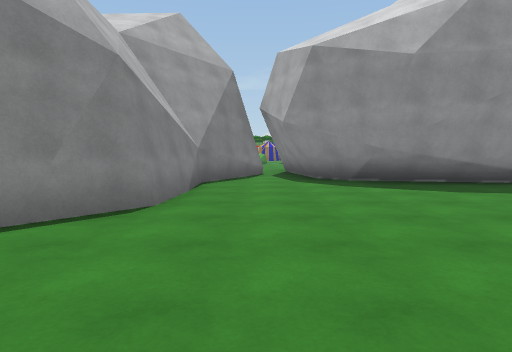
[1] (above)

21 first-person views from a walk through a scene from a Unity 3-D project. The camera is 1.3 m above the floor, tilts 4° down and sees 75° across. The floor is counted in squares, 2 m on a side. Each view is taken from the middle of a square. On the plan, view 1 faces up. The plan holds only what a view shows up to about 10 squares ahead; the rest is blank. The place goes on beyond the plan. The player character is not drawn. Some animated figures are left out.

[2]
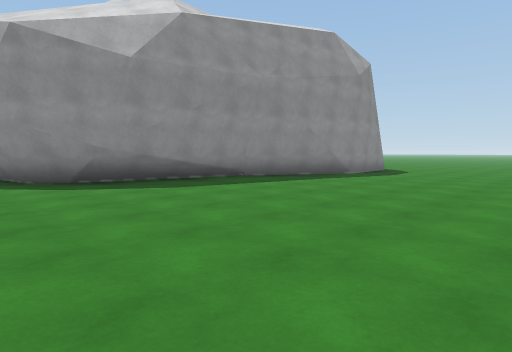

[3]
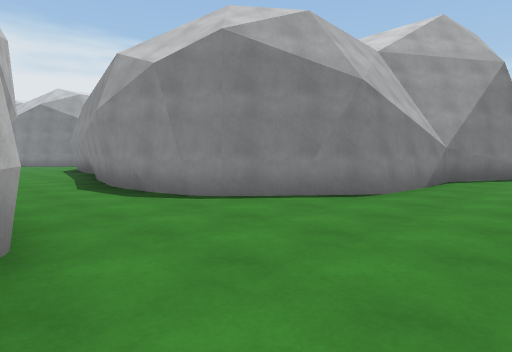

[4]
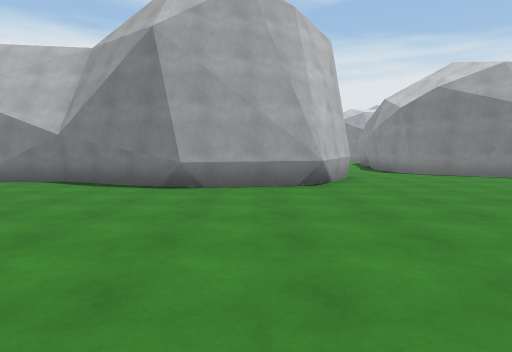

[5]
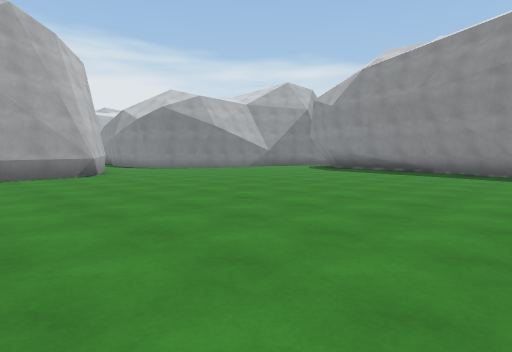

[6]
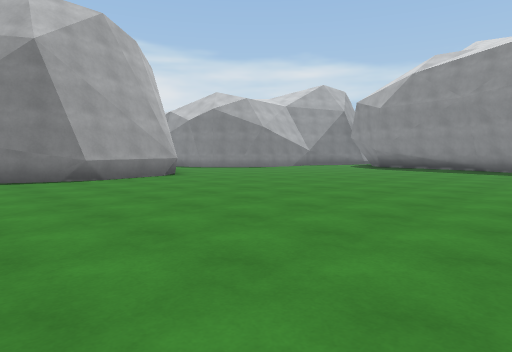

[7]
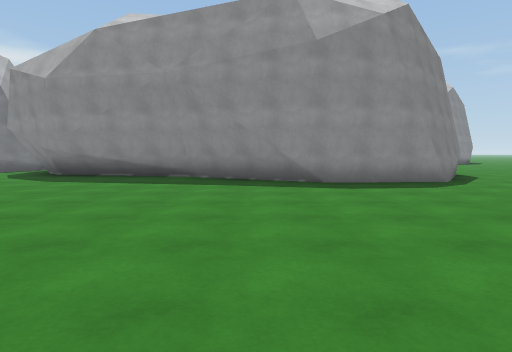

[8]
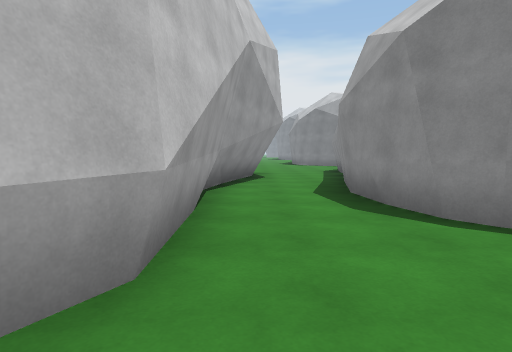

[9]
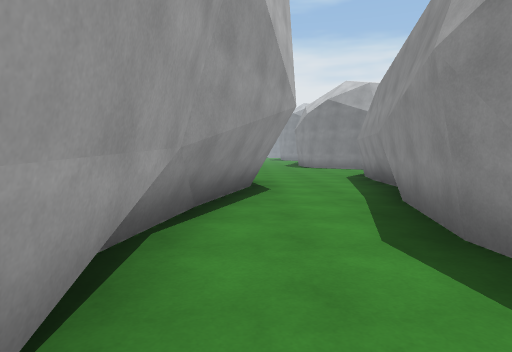

[10]
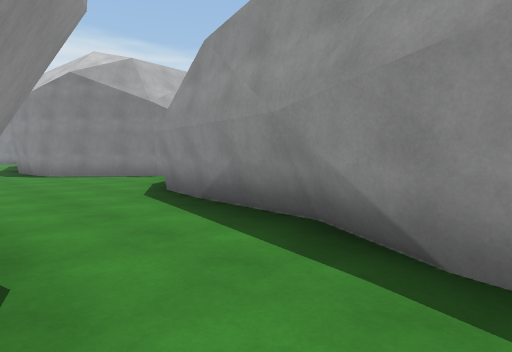

[11]
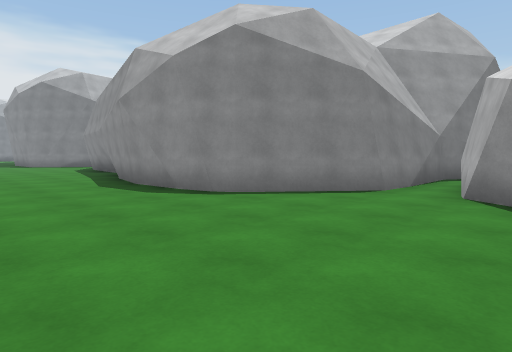

[12]
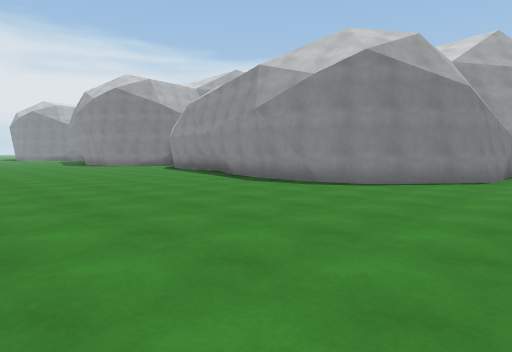

[13]
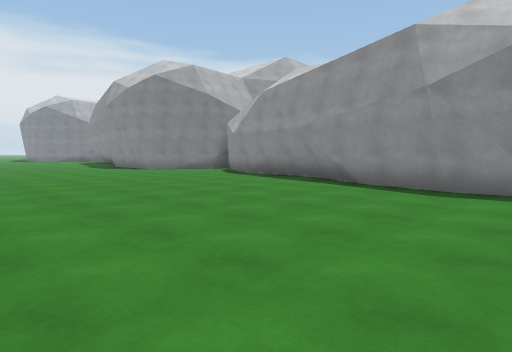

[14]
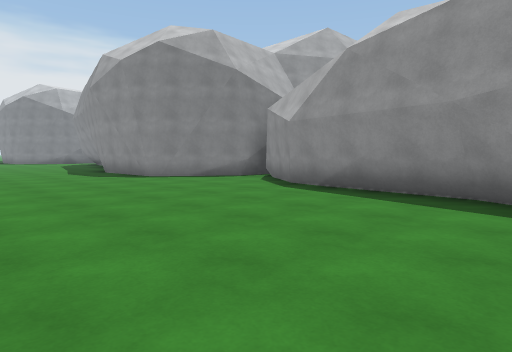

[15]
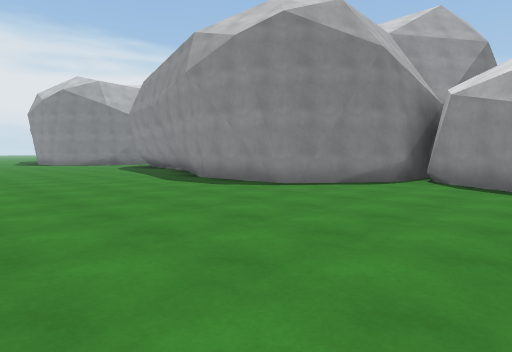

[16]
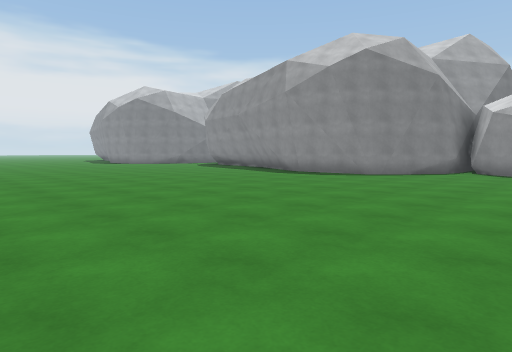

[17]
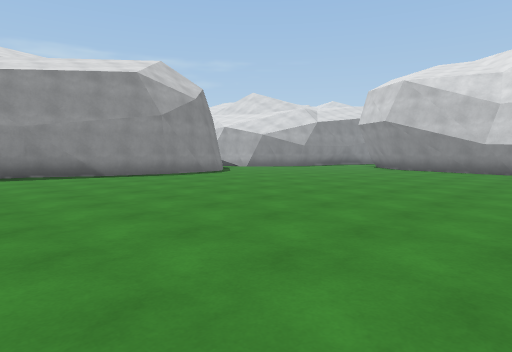

[18]
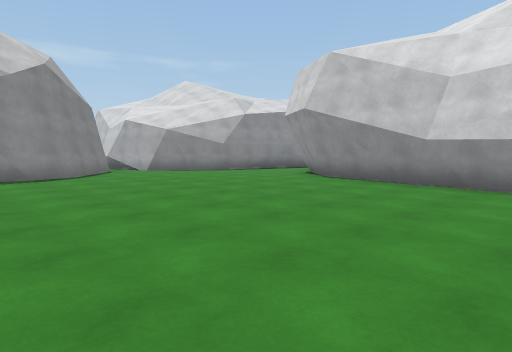

[19]
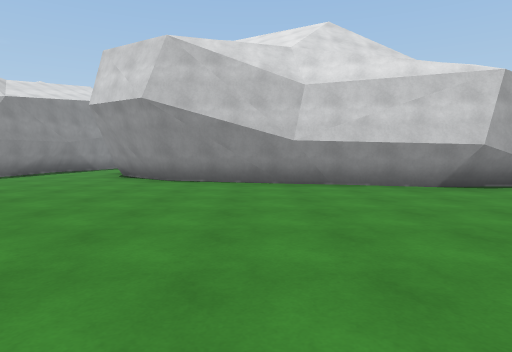

[20]
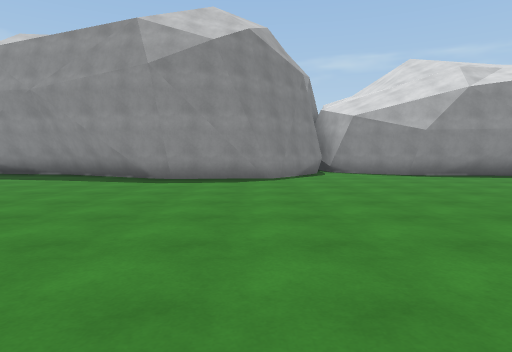

[21]
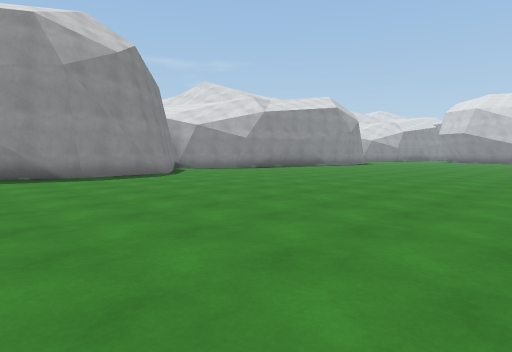

### Floor plan
Points are (right, up) in squares from view 1. A wall is a line through its corners. A room is listed if a view was taken in it or the views show most of it. See-through windows are left out.
Room 1 (views 1, 2, 3, 4, 5, 6, 7, 8, 9, 10)
walls: (0.9, -4.4) (-0.6, -7.5); (-2.5, -0.4) (-1.9, -0.5); (-1.3, 4.2) (-2.9, 2.1); (8.4, 5.4) (6.2, 6.5) (2.6, 6.7) (1.2, 8.1) (0.9, 10.1); (-2.9, 2.3) (-3.7, 1.8); (9.1, 5.3) (6.2, 6.8); (-3.3, 1.9) (-5.1, 1.4); (9.6, 5.1) (8.3, 5.4); (10.5, 5.1) (9.5, 5); (-4.3, 1.6) (-5.6, 1.5); (-1.2, 7.2) (-1.3, 5.4); (-5.5, 1.5) (-8.4, 2.1); (-5.8, -0.7) (-1.8, -0.5) (0.4, -1.7) (0.9, -4.3); (0.2, 10) (-1.2, 7.2) (-1.2, 6.2); (-6.8, -0.6) (-5.2, -0.9); (-9.3, 0.3) (-5.7, -0.7)
low walls: (-0.1, -1.4) (0.5, -2.1); (0.9, -4.3) (0.8, -4.9); (6.2, 6.8) (4.7, 6.8); (2.5, 7.1) (1.4, 8.2) (1.1, 10); (2.3, 7.6) (1.4, 8.5); (-9.4, 0) (-6.5, -0.7)
ways out: opening at (-8, 1) to room 2
Room 2 (views 11, 12, 13, 14, 15, 16, 17, 18, 19, 20, 21)
walls: (-22.1, 2.5) (-23.3, 3.1); (-24.1, 3) (-26.4, 3.5) (-28.6, 5); (-23.1, 3) (-24.6, 3.1); (-23.1, 3.2) (-25.4, 3.4); (-19.7, 2.1) (-22.6, 2.7); (-18.5, 2.2) (-19.8, 2.1); (-30.5, 2.6) (-30.7, 2.5) (-31.7, 2.2); (-30.9, 2.3) (-33.2, 2.2); (-17.2, 2.8) (-17.9, 2.3); (-28.9, 5.3) (-29, 4.5) (-30.7, 2.5); (-33.1, 2.2) (-34.8, 2.5); (-33.9, 2.3) (-36.6, 3.7); (-12.9, -3.5) (-12.5, -1.9) (-11.6, -0.8); (-13.3, -5.5) (-12.9, -3.2); (-13.9, -7.6) (-12.3, -1.8); (-34.7, 2.5) (-36.5, 3.4); (-13.6, 3.9) (-14.1, 4.2) (-14.9, 6.5); (-12, -1.4) (-10.7, -0.1); (-11.7, -0.8) (-10.9, 0.1); (-15.4, 7.3) (-15.6, 4.7) (-17.4, 2.5) (-19, 2.1); (-15.1, 8.5) (-15.5, 7.8) (-15.4, 6.1); (-8.8, 2.4) (-10.5, 2.5); (-8.5, 2.1) (-9, 2.4); (-8.4, 2.1) (-12.2, 2.9); (-7.6, 1.9) (-8.9, 2.6)
low walls: (-21.5, 2.4) (-23.1, 3.2); (-29, 4.5) (-29.7, 3.4); (-8.9, 2.6) (-10.8, 2.7)
ways out: opening at (-8, 1) to room 1

Positions as (right, up) in squares from view 1, and headings:
1: (0, 0), facing up
2: (0, 0), facing up-right
3: (1, -1), facing up-left
4: (7, -3), facing left
5: (10, -5), facing up-left
6: (9, -7), facing up-left
7: (8, -2), facing up
8: (0, 0), facing left
9: (-3, 0), facing left
10: (-7, 0), facing up-left
11: (-13, -1), facing up-left
12: (-14, -4), facing up-left
13: (-18, -4), facing up-left
14: (-22, -2), facing up-left
15: (-26, -3), facing up-left
16: (-26, -7), facing up-left
17: (-25, -7), facing up-right
18: (-20, -7), facing up-right
19: (-20, -4), facing right
20: (-31, -6), facing up
21: (-36, -7), facing up-right
